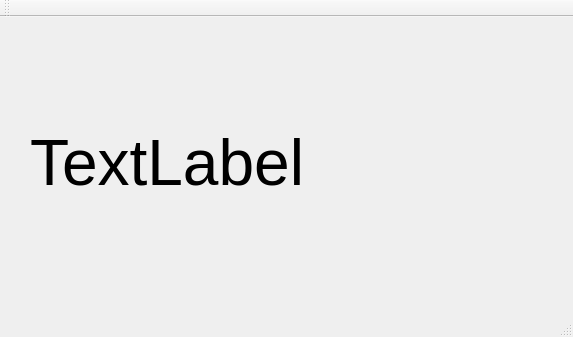
<?xml version="1.0" encoding="UTF-8"?>
<ui version="4.0">
 <class>MainWindow</class>
 <widget class="QMainWindow" name="MainWindow">
  <property name="geometry">
   <rect>
    <x>0</x>
    <y>0</y>
    <width>573</width>
    <height>337</height>
   </rect>
  </property>
  <property name="windowTitle">
   <string>MainWindow</string>
  </property>
  <widget class="QWidget" name="centralWidget">
   <widget class="QLabel" name="label">
    <property name="geometry">
     <rect>
      <x>30</x>
      <y>40</y>
      <width>531</width>
      <height>211</height>
     </rect>
    </property>
    <property name="font">
     <font>
      <pointsize>48</pointsize>
     </font>
    </property>
    <property name="text">
     <string>TextLabel</string>
    </property>
   </widget>
  </widget>
  <widget class="QMenuBar" name="menuBar">
   <property name="geometry">
    <rect>
     <x>0</x>
     <y>0</y>
     <width>573</width>
     <height>25</height>
    </rect>
   </property>
  </widget>
  <widget class="QToolBar" name="mainToolBar">
   <attribute name="toolBarArea">
    <enum>TopToolBarArea</enum>
   </attribute>
   <attribute name="toolBarBreak">
    <bool>false</bool>
   </attribute>
  </widget>
  <widget class="QStatusBar" name="statusBar"/>
 </widget>
 <layoutdefault spacing="6" margin="11"/>
 <resources/>
 <connections/>
</ui>
